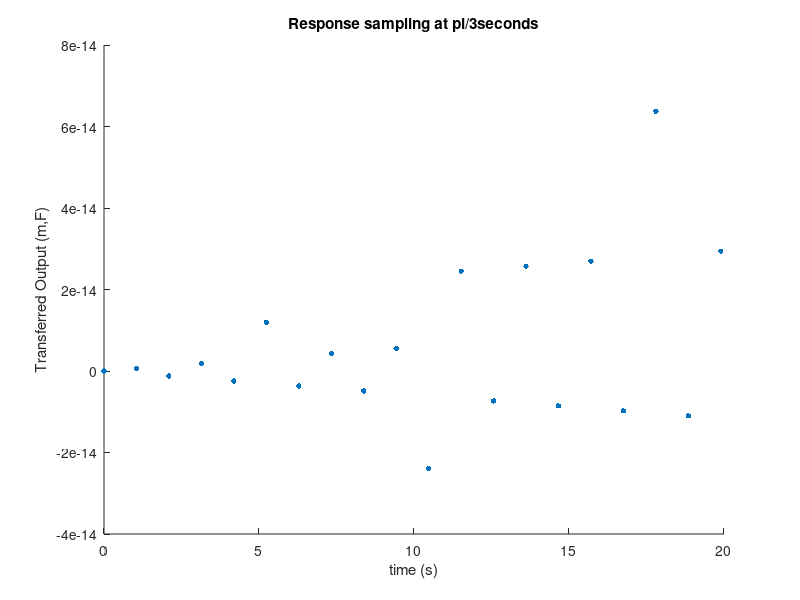
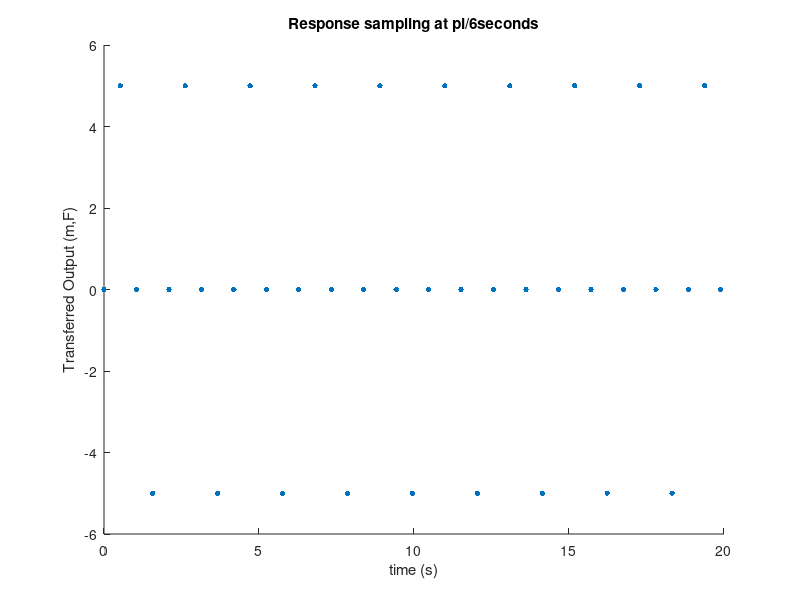
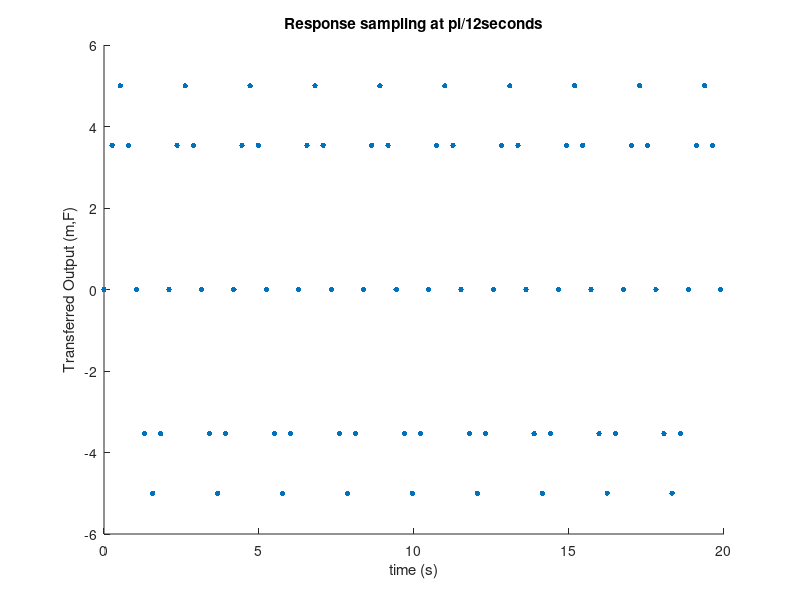

The MATLAB script that drew these images, in order:
%P6
clc
clear all 
n = 3;
while n<24
    t = 0:pi/(n):20;
    f1 = 5.*sin(3.*t);
    figure
    scatter(t,f1,15,"filled","red")
    title(["Response sampling at pi/",num2str(n),"seconds"])
    xlabel("time (s)")
    ylabel("Transferred Output (m,F)")
    n=n*2;
end
